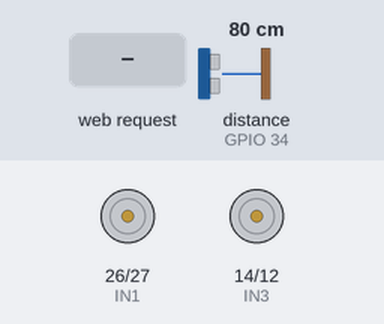
This sketch was run on a simulated ESP32. On the bench: motor-driver pin pairs drawn as motors (green arrow = first pin HIGH = forward, orange = second pin HIGH = backward, longer = more drive, scaled by the enable pin). The test bench sets the inputs (shaded band); at power-on: distance to the obstacle (sensor on GPIO 34) 80 cm. The echo pulse lasts 58.3 µs per cm; WiFi joins after 1.5 s; servers stay silent unless stated; what the sketch prints to the serial monitor is not drawn.

Above: at 2.7 s.
2.8 s: HTTP request GET /combo received
At 2.95 s:
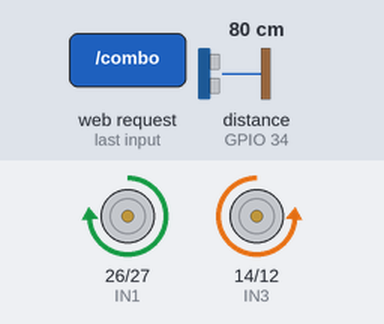
5.8 s: HTTP request GET /mode1 received
7.3 s: HTTP request GET /mode2 received
At 8.3 s:
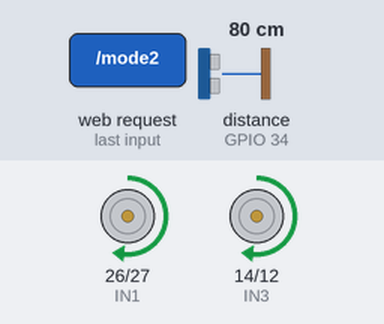
8.8 s: distance to the obstacle (sensor on GPIO 34) set to 29 cm
10.3 s: distance to the obstacle (sensor on GPIO 34) set to 22 cm
At 11.3 s:
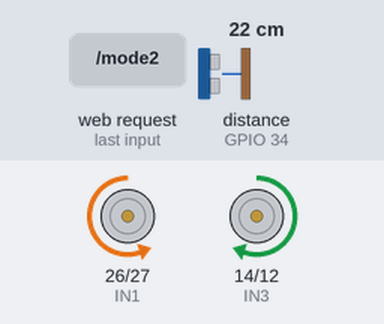
At 12.6 s:
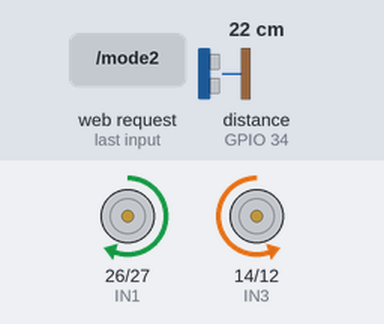
13.3 s: HTTP request GET /mode3 received
Timing chart, 0 to 16.3 s (numbered marks = the images above; inputs shaded):
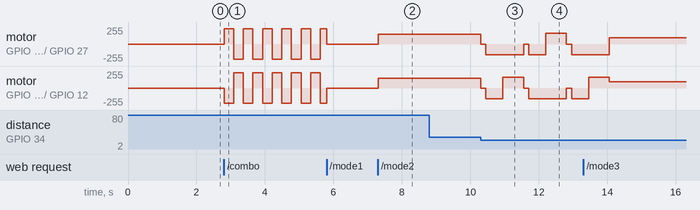

The sketch:

esp32_rover.ino
```cpp
// ════════════════════════════════════════════════════════════════
//  ESP32 ROVER — 3-MODE CONTROL  |  WiFi + HC-SR04
//
//  HC-SR04 Wiring:
//    VCC  → VIN  (5V)
//    GND  → GND
//    TRIG → D13  (GPIO13)
//    ECHO → D34  (GPIO34)  ← input-only pin, safe
//
//  Motor pins, PWM, all UNCHANGED from original.
// ════════════════════════════════════════════════════════════════

#include <WiFi.h>

// ── WiFi ──────────────────────────────────────────────────────
const char* ssid     = "atoz";
const char* password = "givemeyourip";
WiFiServer server(80);

// ── Motor Pins (UNCHANGED) ────────────────────────────────────
const int IN1=26, IN2=27, IN3=14, IN4=12, ENA=25, ENB=33;

// ── HC-SR04 Pins ──────────────────────────────────────────────
#define TRIG_PIN 13
#define ECHO_PIN 34

// ── PWM ───────────────────────────────────────────────────────
const int CH1=0, CH2=1, PWM_FREQ=30000, PWM_RES=8;

// ── Global State ──────────────────────────────────────────────
int  currentMode  = 1;        // 1=Manual  2=Avoid  3=SmartExplore
String cmd        = "stop";

// Combo wiggle timing
unsigned long comboTimer = 0;
bool comboFlip = true;

// Smart turn memory (alternates direction each obstacle)
int turnDir = 1;  // +1 = right, -1 = left

// ═════════════════════════════════════════════════════════════
//  MOTOR FUNCTIONS
// ═════════════════════════════════════════════════════════════
void motorsOff() {
  digitalWrite(IN1,LOW); digitalWrite(IN2,LOW);
  digitalWrite(IN3,LOW); digitalWrite(IN4,LOW);
}
void goForward(int s=150) {
  digitalWrite(IN1,HIGH); digitalWrite(IN2,LOW);  ledcWrite(CH1,s);
  digitalWrite(IN3,HIGH); digitalWrite(IN4,LOW);  ledcWrite(CH2,s);
}
void goReverse(int s=150) {
  digitalWrite(IN1,LOW);  digitalWrite(IN2,HIGH); ledcWrite(CH1,s);
  digitalWrite(IN3,LOW);  digitalWrite(IN4,HIGH); ledcWrite(CH2,s);
}
void doSpinRight(int s=150) {
  digitalWrite(IN1,HIGH); digitalWrite(IN2,LOW);  ledcWrite(CH1,s);
  digitalWrite(IN3,LOW);  digitalWrite(IN4,HIGH); ledcWrite(CH2,s);
}
void doSpinLeft(int s=150) {
  digitalWrite(IN1,LOW);  digitalWrite(IN2,HIGH); ledcWrite(CH1,s);
  digitalWrite(IN3,HIGH); digitalWrite(IN4,LOW);  ledcWrite(CH2,s);
}

// ═════════════════════════════════════════════════════════════
//  HC-SR04 DISTANCE (cm)
// ═════════════════════════════════════════════════════════════
long getDistance() {
  digitalWrite(TRIG_PIN, LOW);  delayMicroseconds(2);
  digitalWrite(TRIG_PIN, HIGH); delayMicroseconds(10);
  digitalWrite(TRIG_PIN, LOW);
  long us = pulseIn(ECHO_PIN, HIGH, 26000); // 26ms = ~4.5m max
  if (us == 0) return 300;                  // no echo = clear
  return us * 0.034 / 2;
}

// ═════════════════════════════════════════════════════════════
//  SETUP
// ═════════════════════════════════════════════════════════════
void setup() {
  Serial.begin(115200);
  int mpins[] = {IN1,IN2,IN3,IN4};
  for (int p : mpins) pinMode(p, OUTPUT);
  pinMode(TRIG_PIN, OUTPUT);
  pinMode(ECHO_PIN, INPUT);

  ledcSetup(CH1, PWM_FREQ, PWM_RES); ledcAttachPin(ENA, CH1);
  ledcSetup(CH2, PWM_FREQ, PWM_RES); ledcAttachPin(ENB, CH2);

  WiFi.begin(ssid, password);
  Serial.print("Connecting");
  while (WiFi.status() != WL_CONNECTED) { delay(500); Serial.print("."); }
  Serial.println("\nIP: " + WiFi.localIP().toString());
  server.begin();
}

// ═════════════════════════════════════════════════════════════
//  WEB PAGE
// ═════════════════════════════════════════════════════════════
void sendPage(WiFiClient& c, long dist) {
  String ip    = WiFi.localIP().toString();
  String dStr  = (dist >= 290) ? String("---") : String(dist) + String(" cm");
  String dCol  = (dist < 15)  ? "#ff3366" : (dist < 30) ? "#ffcc00" : "#00ff88";
  String mLabel= (currentMode==1) ? "MANUAL" : (currentMode==2) ? "AVOID" : "SMART";

  c.println(F("HTTP/1.1 200 OK"));
  c.println(F("Content-type:text/html"));
  c.println(F("Connection: close"));
  c.println();

  /* ── HTML HEAD ── */
  c.print(F("<!DOCTYPE html><html lang='en'><head>"));
  c.print(F("<meta charset='UTF-8'>"));
  c.print(F("<meta name='viewport' content='width=device-width,initial-scale=1'>"));
  c.print(F("<title>ESP32 Rover</title>"));
  c.print(F("<style>"));

  // Reset & base
  c.print(F("*{margin:0;padding:0;box-sizing:border-box}"));
  c.print(F("body{background:#07071a;color:#c8d8ff;font-family:'Segoe UI',Arial,sans-serif;min-height:100vh;overflow-x:hidden}"));
  c.print(F(":root{--neon:#00f0ff;--purple:#7b2fff;--stop:#ff3366;--safe:#00ff88;--warn:#ffcc00;--card:#0e0e2a;--border:#1e1e50}"));

  // Header
  c.print(F(".header{background:linear-gradient(135deg,#090924 0%,#12123a 100%);padding:14px 20px;border-bottom:2px solid var(--neon);text-align:center;position:relative}"));
  c.print(F(".header h1{font-size:1.55em;letter-spacing:4px;font-weight:900;background:linear-gradient(90deg,var(--neon),var(--purple));-webkit-background-clip:text;-webkit-text-fill-color:transparent;background-clip:text}"));
  c.print(F(".header sub{font-size:0.68em;color:#5566aa;letter-spacing:1px}"));

  // Status bar
  c.print(F(".sbar{display:flex;justify-content:space-around;padding:10px 6px;background:#0b0b22;border-bottom:1px solid var(--border)}"));
  c.print(F(".si{text-align:center}.si .sl{font-size:0.58em;color:#5566aa;text-transform:uppercase;letter-spacing:1.5px;display:block}.si .sv{font-size:1em;font-weight:700}"));

  // Tabs
  c.print(F(".tabs{display:flex;gap:8px;padding:12px;background:#090920}"));
  c.print(F(".tab{flex:1;padding:9px 4px;border-radius:8px;font-size:0.7em;font-weight:700;letter-spacing:1.5px;cursor:pointer;text-decoration:none;text-align:center;transition:all .2s;border:1px solid var(--border);color:#6677bb;background:var(--card)}"));
  c.print(F(".tab.active{background:linear-gradient(135deg,var(--purple),var(--neon));color:#fff;border-color:transparent;box-shadow:0 0 18px rgba(0,240,255,.35)}"));

  // Content area
  c.print(F(".content{padding:16px}"));

  // D-Pad
  c.print(F(".dpad{display:grid;grid-template-columns:repeat(3,78px);grid-template-rows:repeat(3,78px);gap:10px;justify-content:center;margin:8px auto 4px}"));
  c.print(F(".db{display:flex;align-items:center;justify-content:center;border-radius:14px;font-size:1.6em;text-decoration:none;color:#ccdeff;background:var(--card);border:1px solid var(--border);transition:all .15s;box-shadow:inset 0 2px 4px rgba(0,0,0,.4),0 4px 14px rgba(0,0,0,.3);user-select:none}"));
  c.print(F(".db:active{transform:scale(.92);box-shadow:0 0 16px var(--neon);border-color:var(--neon);background:#1a1a44}"));
  c.print(F(".db.fwd{grid-column:2;grid-row:1}.db.lft{grid-column:1;grid-row:2}.db.ctr{grid-column:2;grid-row:2}.db.rgt{grid-column:3;grid-row:2}.db.rev{grid-column:2;grid-row:3}"));
  c.print(F(".db.ctr{font-size:1em;color:var(--stop);border-color:#401030;background:#180818}"));
  c.print(F(".db.ctr:active{background:var(--stop);color:#fff;border-color:var(--stop)}"));

  // Combo button
  c.print(F(".combo{display:block;max-width:250px;margin:14px auto 4px;padding:14px;border-radius:14px;background:linear-gradient(90deg,var(--purple),var(--neon));color:#fff;font-size:.9em;font-weight:700;letter-spacing:2.5px;text-align:center;text-decoration:none;box-shadow:0 0 22px rgba(123,47,255,.45);transition:all .2s}"));
  c.print(F(".combo:active{transform:scale(.97);box-shadow:0 0 30px var(--neon)}"));

  // Direction labels
  c.print(F(".dlabels{text-align:center;font-size:.6em;color:#445588;letter-spacing:1.5px;margin-top:6px}"));

  // Auto mode panel
  c.print(F(".apanel{background:var(--card);border:1px solid var(--border);border-radius:18px;padding:22px;text-align:center}"));
  c.print(F(".apanel h2{font-size:1.1em;letter-spacing:2px;margin-bottom:8px}"));
  c.print(F(".apanel p{font-size:.78em;color:#6677aa;margin-bottom:16px}"));
  c.print(F(".dgauge{font-size:3em;font-weight:900;letter-spacing:2px;text-shadow:0 0 20px currentColor;margin:8px 0}"));
  c.print(F(".badge{display:inline-block;padding:6px 18px;border-radius:20px;font-size:.8em;font-weight:700;letter-spacing:1px;margin-top:8px}"));
  c.print(F(".bsafe{background:rgba(0,255,136,.12);color:var(--safe);border:1px solid var(--safe)}"));
  c.print(F(".bwarn{background:rgba(255,204,0,.12);color:var(--warn);border:1px solid var(--warn)}"));
  c.print(F(".bdanger{background:rgba(255,51,102,.12);color:var(--stop);border:1px solid var(--stop)}"));
  c.print(F(".runring{display:inline-block;width:12px;height:12px;border-radius:50%;background:var(--safe);margin-right:8px;box-shadow:0 0 8px var(--safe);animation:blink 1.2s infinite}"));
  c.print(F("@keyframes blink{0%,100%{opacity:1}50%{opacity:.25}}"));
  c.print(F(".stopbtn{display:inline-block;margin-top:18px;padding:10px 26px;border-radius:10px;background:#200a14;border:1px solid var(--stop);color:var(--stop);text-decoration:none;font-size:.82em;font-weight:700;letter-spacing:1px;transition:all .2s}"));
  c.print(F(".stopbtn:active{background:var(--stop);color:#fff}"));

  c.print(F("</style></head><body>"));

  /* ── HEADER ── */
  c.print(F("<div class='header'>"));
  c.print(F("<h1>⚡ ESP32 ROVER</h1>"));
  c.print(F("<sub>"));
  c.print("📡 " + ip);
  c.print(F("</sub></div>"));

  /* ── STATUS BAR ── */
  c.print(F("<div class='sbar'>"));

  // Mode
  c.print(F("<div class='si'><span class='sl'>MODE</span><span class='sv' style='color:var(--neon)'>"));
  c.print(mLabel);
  c.print(F("</span></div>"));

  // Distance
  c.print(F("<div class='si'><span class='sl'>DISTANCE</span><span class='sv' style='color:"));
  c.print(dCol);
  c.print(F("'>"));
  c.print(dStr);
  c.print(F("</span></div>"));

  // State
  c.print(F("<div class='si'><span class='sl'>STATE</span><span class='sv' style='color:#aabbdd'>"));
  String cmdUp = cmd; cmdUp.toUpperCase();
  c.print(cmdUp);
  c.print(F("</span></div>"));

  c.print(F("</div>"));

  /* ── MODE TABS ── */
  c.print(F("<div class='tabs'>"));
  c.print(F("<a href='/mode1' class='tab"));
  if(currentMode==1) c.print(F(" active"));
  c.print(F("'>🕹️ MANUAL</a>"));
  c.print(F("<a href='/mode2' class='tab"));
  if(currentMode==2) c.print(F(" active"));
  c.print(F("'>🛡️ AVOID</a>"));
  c.print(F("<a href='/mode3' class='tab"));
  if(currentMode==3) c.print(F(" active"));
  c.print(F("'>🤖 SMART</a>"));
  c.print(F("</div>"));

  /* ── CONTENT ── */
  c.print(F("<div class='content'>"));

  if (currentMode == 1) {
    /* ── D-PAD ── */
    c.print(F("<div class='dpad'>"));
    c.print(F("<a href='/fwd'   class='db fwd'>&#9650;</a>"));
    c.print(F("<a href='/lft'   class='db lft'>&#9668;</a>"));
    c.print(F("<a href='/stop'  class='db ctr'>&#9632;</a>"));
    c.print(F("<a href='/rgt'   class='db rgt'>&#9658;</a>"));
    c.print(F("<a href='/rev'   class='db rev'>&#9660;</a>"));
    c.print(F("</div>"));
    c.print(F("<div class='dlabels'>FWD &nbsp; LEFT &nbsp; STOP &nbsp; RIGHT &nbsp; REV</div>"));
    c.print(F("<a href='/combo' class='combo'>&#9889; SPIN COMBO &#9889;</a>"));

  } else if (currentMode == 2) {
    /* ── OBSTACLE AVOIDANCE PANEL ── */
    c.print(F("<div class='apanel'>"));
    c.print(F("<h2 style='color:var(--neon)'>🛡️ OBSTACLE AVOIDANCE</h2>"));
    c.print(F("<p>Rover auto-navigates, halts and turns on detection</p>"));
    c.print(F("<div class='dgauge' style='color:"));
    c.print(dCol);
    c.print(F("'>"));
    c.print((dist>=290) ? String("---") : String(dist));
    if(dist<290) c.print(F(" cm"));
    c.print(F("</div>"));
    String cls = (dist<15) ? "bdanger" : (dist<30) ? "bwarn" : "bsafe";
    String lbl = (dist<15) ? "&#9888; OBSTACLE!" : (dist<30) ? "&#9889; CAUTION" : "&#10003; CLEAR";
    c.print("<div class='badge " + cls + "'>" + lbl + "</div>");
    c.print(F("<br><br><span class='runring'></span>"));
    c.print(F("<span style='color:#6677aa;font-size:.8em'>Autonomous — alternating turns on obstacle</span>"));
    c.print(F("<br><a href='/mode1' class='stopbtn'>&#9632; SWITCH TO MANUAL</a>"));
    c.print(F("</div>"));
    c.print(F("<script>setTimeout(()=>location.reload(),1500)</script>"));

  } else {
    /* ── SMART EXPLORER PANEL ── */
    c.print(F("<div class='apanel'>"));
    c.print(F("<h2 style='color:var(--purple)'>🤖 SMART EXPLORER</h2>"));
    c.print(F("<p>Speed adapts to distance &bull; Smart alternate turns &bull; Turbo on open path</p>"));
    c.print(F("<div class='dgauge' style='color:"));
    c.print(dCol);
    c.print(F("'>"));
    c.print((dist>=290) ? String("---") : String(dist));
    if(dist<290) c.print(F(" cm"));
    c.print(F("</div>"));

    // Speed indicator
    int spd = 0;
    if(dist >= 290) spd = 200;
    else if(dist > 35) spd = 200;
    else if(dist > 15) spd = map(dist, 15, 35, 70, 150);
    else spd = 0;

    c.print(F("<div style='font-size:.75em;color:#6677aa;margin:6px 0'>"));
    c.print(F("SPEED: "));
    c.print(String(spd));
    c.print(F(" / 200</div>"));

    // Speed bar
    c.print(F("<div style='background:#111133;border-radius:6px;height:8px;margin:6px auto;max-width:220px'>"));
    c.print(F("<div style='background:linear-gradient(90deg,var(--purple),var(--neon));height:8px;border-radius:6px;width:"));
    c.print(String(spd * 100 / 200));
    c.print(F("%'></div></div>"));

    String cls2 = (dist<15) ? "bdanger" : (dist<35) ? "bwarn" : "bsafe";
    String lbl2 = (dist<15) ? "&#9888; EMERGENCY AVOID" : (dist<35) ? "&#128034; SLOW — OBJECT NEAR" : "&#128640; TURBO — PATH CLEAR";
    c.print("<div class='badge " + cls2 + "' style='margin-top:10px'>" + lbl2 + "</div>");

    c.print(F("<br><br><span class='runring'></span>"));
    c.print(F("<span style='color:#6677aa;font-size:.8em'>Exploring — turn memory active</span>"));
    c.print(F("<br><a href='/mode1' class='stopbtn'>&#9632; SWITCH TO MANUAL</a>"));
    c.print(F("</div>"));
    c.print(F("<script>setTimeout(()=>location.reload(),1500)</script>"));
  }

  c.print(F("</div></body></html>"));
}

// ═════════════════════════════════════════════════════════════
//  MAIN LOOP
// ═════════════════════════════════════════════════════════════
void loop() {
  WiFiClient client = server.available();
  if (client) {
    String req = client.readStringUntil('\r');
    client.flush();

    /* ── Mode switching ── */
    if      (req.indexOf("/mode1") != -1) { currentMode=1; cmd="stop"; motorsOff(); }
    else if (req.indexOf("/mode2") != -1) { currentMode=2; cmd="auto"; }
    else if (req.indexOf("/mode3") != -1) { currentMode=3; cmd="smart"; }

    /* ── Mode 1 commands ── */
    if (currentMode == 1) {
      if      (req.indexOf("/fwd")   != -1) { cmd="fwd"; }
      else if (req.indexOf("/rev")   != -1) { cmd="rev"; }
      else if (req.indexOf("/lft")   != -1) { cmd="lft"; }
      else if (req.indexOf("/rgt")   != -1) { cmd="rgt"; }
      else if (req.indexOf("/combo") != -1) { cmd="combo"; }
      else if (req.indexOf("/stop")  != -1) { cmd="stop"; motorsOff(); }
    }

    long dist = getDistance();
    sendPage(client, dist);
    client.stop();
  }

  /* ══ EXECUTE MOVEMENT ══ */
  unsigned long now = millis();

  // ── MODE 1 : Manual button control ──────────────────────────
  if (currentMode == 1) {
    if      (cmd == "fwd")   goForward();
    else if (cmd == "rev")   goReverse();
    else if (cmd == "lft")   doSpinLeft();
    else if (cmd == "rgt")   doSpinRight();
    else if (cmd == "combo") {
      // Fast alternating spin every 280ms
      if (now - comboTimer > 280) {
        comboTimer = now;
        comboFlip  = !comboFlip;
      }
      comboFlip ? doSpinLeft(230) : doSpinRight(230);
    }
    else motorsOff();
  }

  // ── MODE 2 : Obstacle Avoidance ─────────────────────────────
  //    Rover goes forward, stops & reverses when obstacle < 25cm,
  //    then alternates turning direction each time.
  else if (currentMode == 2) {
    long d = getDistance();
    if (d < 25) {
      motorsOff();      delay(150);
      goReverse(160);   delay(500);
      turnDir *= -1;                    // alternate L / R each time
      (turnDir > 0) ? doSpinRight(160) : doSpinLeft(160);
      delay(600);
    } else {
      goForward(145);
    }
  }

  // ── MODE 3 : Smart Explorer ──────────────────────────────────
  //    Speed is proportional to distance — far = turbo, near = creep.
  //    Obstacle: reverse + alternate turn + pseudo-random turn time.
  //    No extra pins or sensors — all using same HC-SR04.
  else if (currentMode == 3) {
    long d = getDistance();
    if (d < 15) {
      // Emergency stop & back up
      motorsOff();    delay(120);
      goReverse(185); delay(550);
      // Alternate + randomise turn duration for less predictable wander
      turnDir *= -1;
      int turnMs = 350 + (int)(millis() % 450);   // 350–800ms
      (turnDir > 0) ? doSpinRight(175) : doSpinLeft(175);
      delay(turnMs);
    } else if (d < 35) {
      // Getting close — slow down, speed maps 70–150
      int spd = map((int)d, 15, 35, 70, 150);
      goForward(spd);
    } else {
      // Clear path — full turbo
      goForward(200);
    }
  }
}
```

Measured:
- the behaviour switches between 26 and 25 cm on distance to the obstacle (sensor on GPIO 34) (found by bisection; images 2 and 3)
- after the input at 2.8 s, motor on GPIO 26 (IN1) / GPIO 27 (IN2), motor on GPIO 14 (IN3) / GPIO 12 (IN4): alternates forward 229/255 for 0.28 s and backward 229/255 for 0.28 s, starting at once
- after the input at 7.3 s, motor on GPIO 26 (IN1) / GPIO 27 (IN2), motor on GPIO 14 (IN3) / GPIO 12 (IN4): stopped → forward 144/255 at once
- after the input at 8.8 s, every drawn part: stays the same
